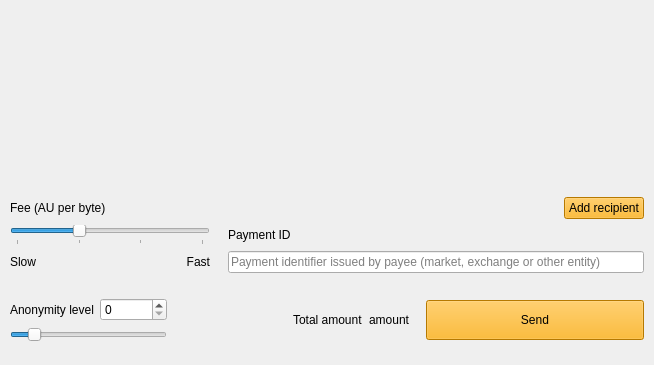
<?xml version="1.0" encoding="UTF-8"?>
<ui version="4.0">
 <class>SendFrame</class>
 <widget class="QFrame" name="SendFrame">
  <property name="geometry">
   <rect>
    <x>0</x>
    <y>0</y>
    <width>654</width>
    <height>365</height>
   </rect>
  </property>
  <property name="windowTitle">
   <string>Frame</string>
  </property>
  <property name="frameShape">
   <enum>QFrame::NoFrame</enum>
  </property>
  <property name="frameShadow">
   <enum>QFrame::Raised</enum>
  </property>
  <layout class="QVBoxLayout" name="verticalLayout">
   <property name="spacing">
    <number>5</number>
   </property>
   <property name="sizeConstraint">
    <enum>QLayout::SetDefaultConstraint</enum>
   </property>
   <property name="leftMargin">
    <number>0</number>
   </property>
   <property name="topMargin">
    <number>0</number>
   </property>
   <property name="rightMargin">
    <number>0</number>
   </property>
   <property name="bottomMargin">
    <number>0</number>
   </property>
   <item>
    <widget class="WalletGUI::ResizableScrollArea" name="m_sendScrollarea">
     <property name="enabled">
      <bool>true</bool>
     </property>
     <property name="sizePolicy">
      <sizepolicy hsizetype="MinimumExpanding" vsizetype="Preferred">
       <horstretch>0</horstretch>
       <verstretch>0</verstretch>
      </sizepolicy>
     </property>
     <property name="autoFillBackground">
      <bool>false</bool>
     </property>
     <property name="styleSheet">
      <string notr="true"/>
     </property>
     <property name="frameShape">
      <enum>QFrame::NoFrame</enum>
     </property>
     <property name="sizeAdjustPolicy">
      <enum>QAbstractScrollArea::AdjustToContents</enum>
     </property>
     <property name="widgetResizable">
      <bool>true</bool>
     </property>
     <widget class="QWidget" name="scrollAreaWidgetContents">
      <property name="geometry">
       <rect>
        <x>0</x>
        <y>0</y>
        <width>654</width>
        <height>69</height>
       </rect>
      </property>
      <property name="sizePolicy">
       <sizepolicy hsizetype="Preferred" vsizetype="Preferred">
        <horstretch>0</horstretch>
        <verstretch>0</verstretch>
       </sizepolicy>
      </property>
      <property name="styleSheet">
       <string notr="true"/>
      </property>
      <layout class="QVBoxLayout" name="m_transfersLayout">
       <property name="spacing">
        <number>0</number>
       </property>
       <property name="sizeConstraint">
        <enum>QLayout::SetNoConstraint</enum>
       </property>
       <property name="leftMargin">
        <number>0</number>
       </property>
       <property name="topMargin">
        <number>0</number>
       </property>
       <property name="rightMargin">
        <number>0</number>
       </property>
       <property name="bottomMargin">
        <number>0</number>
       </property>
      </layout>
     </widget>
    </widget>
   </item>
   <item>
    <spacer name="verticalSpacer">
     <property name="orientation">
      <enum>Qt::Vertical</enum>
     </property>
     <property name="sizeHint" stdset="0">
      <size>
       <width>20</width>
       <height>40</height>
      </size>
     </property>
    </spacer>
   </item>
   <item>
    <widget class="QFrame" name="m_sendFeeFrame">
     <property name="frameShape">
      <enum>QFrame::NoFrame</enum>
     </property>
     <property name="frameShadow">
      <enum>QFrame::Plain</enum>
     </property>
     <layout class="QGridLayout" name="gridLayout_2">
      <property name="leftMargin">
       <number>10</number>
      </property>
      <property name="topMargin">
       <number>5</number>
      </property>
      <property name="rightMargin">
       <number>10</number>
      </property>
      <property name="bottomMargin">
       <number>10</number>
      </property>
      <property name="horizontalSpacing">
       <number>18</number>
      </property>
      <item row="6" column="3">
       <widget class="QLineEdit" name="m_paymentIdEdit">
        <property name="styleSheet">
         <string notr="true">[errorState=&quot;true&quot;] {
  border-color: #ef3131;
}</string>
        </property>
        <property name="placeholderText">
         <string>Payment identifier issued by payee (market, exchange or other entity)</string>
        </property>
       </widget>
      </item>
      <item row="5" column="3">
       <widget class="QLabel" name="m_paymentIdTextLabel">
        <property name="text">
         <string>Payment ID</string>
        </property>
       </widget>
      </item>
      <item row="2" column="3">
       <layout class="QHBoxLayout" name="horizontalLayout">
        <item>
         <spacer name="horizontalSpacer_2">
          <property name="orientation">
           <enum>Qt::Horizontal</enum>
          </property>
          <property name="sizeHint" stdset="0">
           <size>
            <width>40</width>
            <height>20</height>
           </size>
          </property>
         </spacer>
        </item>
        <item>
         <widget class="QPushButton" name="m_addRecipientButton">
          <property name="cursor">
           <cursorShape>PointingHandCursor</cursorShape>
          </property>
          <property name="focusPolicy">
           <enum>Qt::StrongFocus</enum>
          </property>
          <property name="styleSheet">
           <string notr="true">background-color: rgb(255, 170, 0);</string>
          </property>
          <property name="text">
           <string>Add recipient</string>
          </property>
          <property name="flat">
           <bool>false</bool>
          </property>
         </widget>
        </item>
       </layout>
      </item>
      <item row="6" column="0" colspan="3">
       <widget class="QFrame" name="frame">
        <property name="minimumSize">
         <size>
          <width>200</width>
          <height>20</height>
         </size>
        </property>
        <property name="frameShape">
         <enum>QFrame::NoFrame</enum>
        </property>
        <property name="frameShadow">
         <enum>QFrame::Raised</enum>
        </property>
        <layout class="QHBoxLayout" name="horizontalLayout_3">
         <property name="spacing">
          <number>0</number>
         </property>
         <property name="leftMargin">
          <number>0</number>
         </property>
         <property name="topMargin">
          <number>0</number>
         </property>
         <property name="rightMargin">
          <number>0</number>
         </property>
         <property name="bottomMargin">
          <number>0</number>
         </property>
         <item>
          <widget class="QLabel" name="minimalLabel">
           <property name="enabled">
            <bool>true</bool>
           </property>
           <property name="text">
            <string>Slow</string>
           </property>
          </widget>
         </item>
         <item>
          <spacer name="horizontalSpacer_5">
           <property name="orientation">
            <enum>Qt::Horizontal</enum>
           </property>
           <property name="sizeHint" stdset="0">
            <size>
             <width>40</width>
             <height>20</height>
            </size>
           </property>
          </spacer>
         </item>
         <item>
          <widget class="QLabel" name="fastLabel">
           <property name="text">
            <string>Fast</string>
           </property>
           <property name="alignment">
            <set>Qt::AlignRight|Qt::AlignTrailing|Qt::AlignVCenter</set>
           </property>
          </widget>
         </item>
        </layout>
       </widget>
      </item>
      <item row="5" column="0" colspan="3">
       <widget class="QSlider" name="m_feeSlider">
        <property name="minimum">
         <number>1</number>
        </property>
        <property name="maximum">
         <number>4</number>
        </property>
        <property name="pageStep">
         <number>1</number>
        </property>
        <property name="value">
         <number>2</number>
        </property>
        <property name="orientation">
         <enum>Qt::Horizontal</enum>
        </property>
        <property name="tickPosition">
         <enum>QSlider::TicksBelow</enum>
        </property>
        <property name="tickInterval">
         <number>1</number>
        </property>
       </widget>
      </item>
      <item row="2" column="0" colspan="3">
       <widget class="QLabel" name="m_feeTextLabel">
        <property name="toolTip">
         <string>Atomic units per byte</string>
        </property>
        <property name="text">
         <string>Fee (AU per byte)</string>
        </property>
       </widget>
      </item>
     </layout>
    </widget>
   </item>
   <item>
    <widget class="QFrame" name="m_mixinFrame">
     <property name="frameShape">
      <enum>QFrame::NoFrame</enum>
     </property>
     <property name="frameShadow">
      <enum>QFrame::Raised</enum>
     </property>
     <layout class="QGridLayout" name="gridLayout">
      <property name="leftMargin">
       <number>10</number>
      </property>
      <property name="topMargin">
       <number>10</number>
      </property>
      <property name="rightMargin">
       <number>10</number>
      </property>
      <property name="bottomMargin">
       <number>23</number>
      </property>
      <item row="0" column="2" rowspan="2">
       <widget class="QLabel" name="label">
        <property name="text">
         <string/>
        </property>
       </widget>
      </item>
      <item row="0" column="5" rowspan="2">
       <widget class="QLabel" name="m_totalAmountLabel">
        <property name="text">
         <string>amount</string>
        </property>
        <property name="indent">
         <number>0</number>
        </property>
       </widget>
      </item>
      <item row="0" column="1">
       <widget class="QSpinBox" name="m_mixinSpin">
        <property name="maximum">
         <number>999999999</number>
        </property>
       </widget>
      </item>
      <item row="0" column="3" rowspan="2">
       <spacer name="horizontalSpacer">
        <property name="orientation">
         <enum>Qt::Horizontal</enum>
        </property>
        <property name="sizeType">
         <enum>QSizePolicy::Expanding</enum>
        </property>
        <property name="sizeHint" stdset="0">
         <size>
          <width>298</width>
          <height>20</height>
         </size>
        </property>
       </spacer>
      </item>
      <item row="1" column="0" colspan="2">
       <widget class="QSlider" name="m_mixinSlider">
        <property name="maximumSize">
         <size>
          <width>16777215</width>
          <height>16777215</height>
         </size>
        </property>
        <property name="maximum">
         <number>50</number>
        </property>
        <property name="pageStep">
         <number>1</number>
        </property>
        <property name="value">
         <number>6</number>
        </property>
        <property name="tracking">
         <bool>false</bool>
        </property>
        <property name="orientation">
         <enum>Qt::Horizontal</enum>
        </property>
       </widget>
      </item>
      <item row="0" column="7" rowspan="2">
       <widget class="QPushButton" name="m_sendButton">
        <property name="sizePolicy">
         <sizepolicy hsizetype="Expanding" vsizetype="Fixed">
          <horstretch>0</horstretch>
          <verstretch>0</verstretch>
         </sizepolicy>
        </property>
        <property name="minimumSize">
         <size>
          <width>218</width>
          <height>40</height>
         </size>
        </property>
        <property name="maximumSize">
         <size>
          <width>218</width>
          <height>40</height>
         </size>
        </property>
        <property name="focusPolicy">
         <enum>Qt::StrongFocus</enum>
        </property>
        <property name="styleSheet">
         <string notr="true">background-color: rgb(255, 170, 0);</string>
        </property>
        <property name="text">
         <string>Send</string>
        </property>
       </widget>
      </item>
      <item row="0" column="4" rowspan="2">
       <widget class="QLabel" name="label_2">
        <property name="text">
         <string>Total amount</string>
        </property>
       </widget>
      </item>
      <item row="0" column="0">
       <widget class="QLabel" name="m_mixinTextLabel">
        <property name="text">
         <string>Anonymity level</string>
        </property>
       </widget>
      </item>
      <item row="0" column="6" rowspan="2">
       <spacer name="horizontalSpacer_4">
        <property name="orientation">
         <enum>Qt::Horizontal</enum>
        </property>
        <property name="sizeType">
         <enum>QSizePolicy::Fixed</enum>
        </property>
        <property name="sizeHint" stdset="0">
         <size>
          <width>10</width>
          <height>20</height>
         </size>
        </property>
       </spacer>
      </item>
     </layout>
    </widget>
   </item>
  </layout>
 </widget>
 <customwidgets>
  <customwidget>
   <class>WalletGUI::ResizableScrollArea</class>
   <extends>QScrollArea</extends>
   <header>resizablescrollarea.h</header>
   <container>1</container>
  </customwidget>
 </customwidgets>
 <tabstops>
  <tabstop>m_sendScrollarea</tabstop>
  <tabstop>m_addRecipientButton</tabstop>
  <tabstop>m_feeSlider</tabstop>
  <tabstop>m_paymentIdEdit</tabstop>
  <tabstop>m_mixinSpin</tabstop>
  <tabstop>m_mixinSlider</tabstop>
  <tabstop>m_sendButton</tabstop>
 </tabstops>
 <resources/>
 <connections>
  <connection>
   <sender>m_sendButton</sender>
   <signal>clicked()</signal>
   <receiver>SendFrame</receiver>
   <slot>sendClicked()</slot>
   <hints>
    <hint type="sourcelabel">
     <x>53</x>
     <y>561</y>
    </hint>
    <hint type="destinationlabel">
     <x>432</x>
     <y>294</y>
    </hint>
   </hints>
  </connection>
  <connection>
   <sender>m_mixinSlider</sender>
   <signal>valueChanged(int)</signal>
   <receiver>SendFrame</receiver>
   <slot>mixinValueChanged(int)</slot>
   <hints>
    <hint type="sourcelabel">
     <x>221</x>
     <y>520</y>
    </hint>
    <hint type="destinationlabel">
     <x>432</x>
     <y>294</y>
    </hint>
   </hints>
  </connection>
  <connection>
   <sender>m_addRecipientButton</sender>
   <signal>clicked()</signal>
   <receiver>SendFrame</receiver>
   <slot>addRecipientClicked()</slot>
   <hints>
    <hint type="sourcelabel">
     <x>78</x>
     <y>414</y>
    </hint>
    <hint type="destinationlabel">
     <x>432</x>
     <y>294</y>
    </hint>
   </hints>
  </connection>
  <connection>
   <sender>m_paymentIdEdit</sender>
   <signal>textChanged(QString)</signal>
   <receiver>SendFrame</receiver>
   <slot>validatePaymentId(QString)</slot>
   <hints>
    <hint type="sourcelabel">
     <x>538</x>
     <y>521</y>
    </hint>
    <hint type="destinationlabel">
     <x>432</x>
     <y>318</y>
    </hint>
   </hints>
  </connection>
  <connection>
   <sender>m_mixinSpin</sender>
   <signal>valueChanged(int)</signal>
   <receiver>SendFrame</receiver>
   <slot>mixinValueChanged(int)</slot>
   <hints>
    <hint type="sourcelabel">
     <x>201</x>
     <y>575</y>
    </hint>
    <hint type="destinationlabel">
     <x>432</x>
     <y>318</y>
    </hint>
   </hints>
  </connection>
  <connection>
   <sender>m_feeSlider</sender>
   <signal>valueChanged(int)</signal>
   <receiver>SendFrame</receiver>
   <slot>feeValueChanged(int)</slot>
   <hints>
    <hint type="sourcelabel">
     <x>152</x>
     <y>197</y>
    </hint>
    <hint type="destinationlabel">
     <x>350</x>
     <y>170</y>
    </hint>
   </hints>
  </connection>
 </connections>
 <slots>
  <slot>sendClicked()</slot>
  <slot>clearAllClicked()</slot>
  <slot>addRecipientClicked()</slot>
  <slot>mixinValueChanged(int)</slot>
  <slot>validatePaymentId(QString)</slot>
  <slot>feeValueChanged(int)</slot>
 </slots>
</ui>
